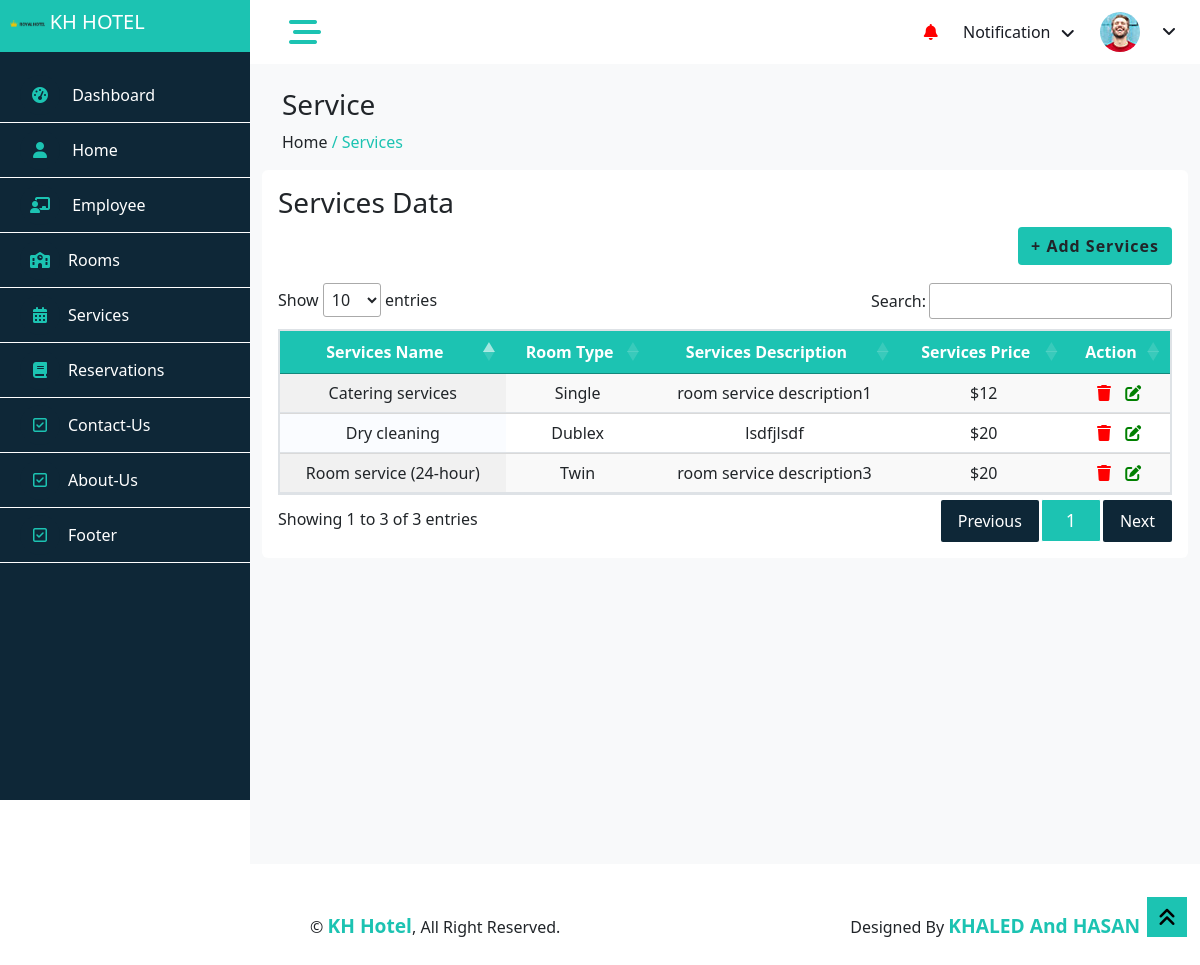
The app's page /servicesDetails.php with its own data.
### tables this page shows
CREATE TABLE `services` (
  `service_id` int(10) UNSIGNED NOT NULL,
  `room_id` int(10) UNSIGNED NOT NULL,
  `service_name` varchar(255) NOT NULL,
  `service_description` varchar(255) NOT NULL,
  `service_price` int(11) NOT NULL
);

CREATE TABLE `rooms` (
  `room_id` int(10) UNSIGNED NOT NULL,
  `room_name` varchar(255) NOT NULL,
  `room_image` varchar(255) NOT NULL,
  `room_number` int(11) NOT NULL,
  `room_type` varchar(255) NOT NULL,
  `price_per_night` int(11) NOT NULL,
  `room_description` varchar(255) NOT NULL
);

CREATE TABLE `config` (
  `config_id` int(10) UNSIGNED NOT NULL,
  `name` varchar(50) NOT NULL,
  `value` varchar(50) NOT NULL
);

### servicesDetails.php (the view, shortened to what this page needs)
<?php
require('common/header.php');
include('connect.php');
$sql = "SELECT services.*, rooms.* FROM services INNER JOIN rooms ON services.room_id = rooms.room_id";
$result = $conn->query($sql);
$services = $result->fetch_all(MYSQLI_ASSOC);
$sql_config = "SELECT * FROM `config`";
$result_config = $conn->query($sql_config);
$config = $result_config->fetch_all(MYSQLI_ASSOC);
?>
<body>
    <div class="container-fluid position-relative bg-white d-flex p-0">
        <?php require('common/sidebar.php'); ?>
        <div class="content">
            <?php require('common/navbar.php'); ?>
            <div class="container-fluid pt-4 min-vh-100 bg-light">
                <div class="row ms-2">
                    <h3>Service</h3>
                    <a href="index.php" class="text-dark">
                        <p>Home
                    </a> <span class="text-yellow"> / <a href="servicesDetails.php" class="text-yellow">Services</a></span></p>
                </div>
                <div class="card height-auto border-0">
                    <div class="card-body">
                        <div class="heading-layout1">
                            <div class="item-title">
                                <h3>Services Data</h3>
                            </div>
                        </div>
                        <button type="button" class="btn  float-end text-dark" data-bs-toggle="modal" data-bs-target="#myModal" style="background-color: #1cc3b2;color:white; border-radius:4px; letter-spacing:1px;font-weight:bold ">
                            + Add Services
                        </button>
                        <div class="card-body">
                        </div>
                        <div class=" row mt-4">
                            <div class="table-responsive">
                                <table id="dataTable" class="table display data-table text-nowrap table-striped" role="grid">
                                    <thead>
                                        <tr role="row">
                                            <th class="sorting text-center text-white" style="background-color: #1cc3b2;">Services Name</th>
                                            <th class="sorting text-center text-white" style="background-color: #1cc3b2;">Room Type</th>
                                            <th class="sorting text-center text-white" style="background-color: #1cc3b2;">Services Description</th>
                                            <th class="sorting text-center text-white" style="background-color: #1cc3b2;">Services Price</th>
                                            <th class="sorting text-center text-white" style="background-color: #1cc3b2;">Action</th>
                                        </tr>
                                    </thead>
                                    <tbody>
                                        <?php foreach ($services as $ser) {
                                        ?>
                                            <tr class="text-center">
                                                <td id="#"><?php echo $ser['service_name']; ?></td>
                                                <td id="#"><?php echo $ser['room_type']; ?></td>
                                                <td id="#"><?php echo $ser['service_description']; ?></td>
                                                <td id="#"><?php echo $config[0]['value'] . $ser['service_price']; ?></td>
                                                <td>
                                                    <a href="#" class="delete" data-id=<?php echo $ser['service_id'] ?>>
                                                        <i class="fa-solid fa-trash" style="color: red; margin-right: 10px;" title="Delete"></i>
                                                    </a>
                                                    <a href="#" title="Update" class="edit" data-id="<?php echo $about['about_id'] ?>" id="<?php echo $ser['service_id'] ?>" name="<?php echo $ser['service_name'] ?>" description="<?php echo $ser['service_description'] ?>" price="<?php echo $ser['service_price'] ?>" data-bs-toggle="modal" data-bs-target="#updateService1"><i class=" fa-solid fa-pen-to-square" style="color: green;"></i></a>
                                                </td>
                                            </tr>
                                        <?php
                                        } ?>
                                    </tbody>
                                </table>
                            </div>
                        </div>
                    </div>
                </div>
            </div>
            <div class="container-fluid">
                <?php require('common/footer.php'); ?>
            </div>
        </div>
    </div>
    <a href="#" class="btn btn-lg  btn-lg-square back-to-top  bg-yellow" style="padding:10px;border-radius:0px"><i class="fa fa-angle-double-up" style="color: black;"></i></a>
</body>
</html>

### css/style.css (style rules this page uses)
:root { --primary: blue; --light: #F3F6F9; --dark: #191C24; }
.back-to-top { position: fixed; display: none; right: 13px; bottom: 28px; z-index: 99; }
.btn { transition: .5s; }
.btn-lg-square { width: 40px; height: 40px; }
.btn-square, .btn-sm-square, .btn-lg-square { padding: 0; display: inline-flex; align-items: center; justify-content: center; font-weight: normal; border-radius: 0px; }
.content { margin-left: 250px; min-height: 100vh; background: #FFFFFF; transition: 0.5s; }
@media (min-width: 992px) { .content { width: calc(100% - 250px); } }
.bg-yellow { background-color: #1cc3b2 !important; }
.text-yellow { color: #1cc3b2 !important; }

### records on screen
services: service_name "Catering services", room.room_type "Single", service_description "room service description1", service_price "12"
config: value "$"
services: service_name "Dry cleaning", room.room_type "Dublex", service_description "lsdfjlsdf", service_price "20"
services: service_name "Room service (24-hour)", room.room_type "Twin", service_description "room service description3", service_price "20"
